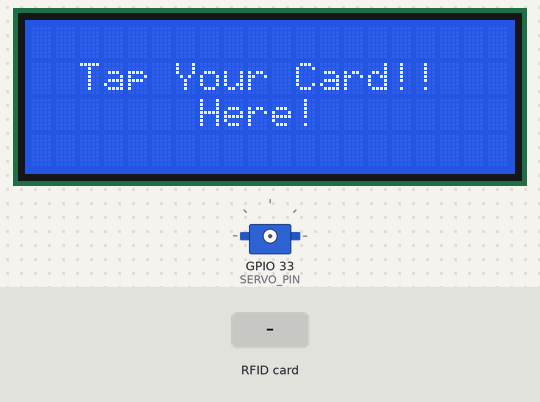
The sketch below on a simulated ESP32. On the bench: 20×4 character LCD, servo. Wiring (inferred from the names in the program): servo: signal GPIO 33. Inputs (shaded band) come from the test bench. Servo pulses on a pin are drawn as a servo (544–2400 µs = 0–180°); what the sketch prints to the serial monitor is not drawn.

Above: at 1.7 s.
1.8 s: RFID card 5E 7A 19 C4 held to the reader
At 3.0 s:
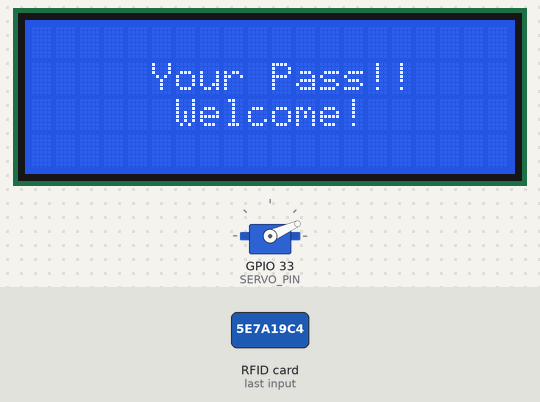
4.7 s: RFID card 5E 7A 19 C4 held to the reader
At 6.2 s:
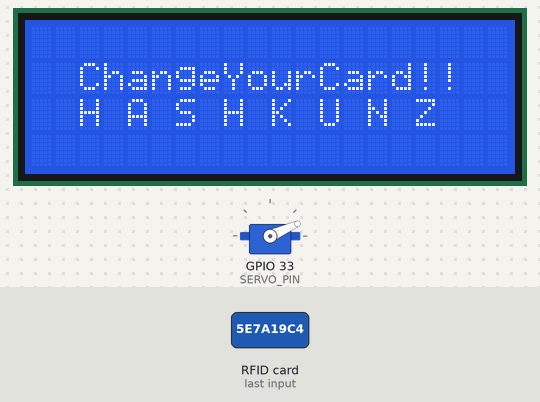
Timing chart, 0 to 7.7 s (numbered marks = the images above; inputs shaded):
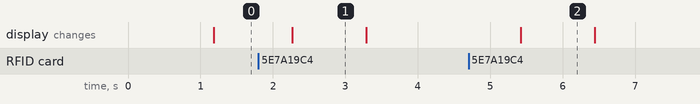

Measured:
- after the input at 1.8 s, the display: changes after 0.47 s (image 1)
- after the input at 4.7 s, the display: changes after 0.72 s (image 2)
- what the display in image 1 shows lasts 1.0 s, from 2.3 s to 3.3 s

The sketch:

RFID_LAB.ino
```cpp
#include <SPI.h>
#include <MFRC522.h>
#include <Wire.h>
#include <LiquidCrystal_I2C.h>

#define SS_PIN 5
#define RST_PIN 34
#define SERVO_PIN 33

MFRC522 rfid(SS_PIN, RST_PIN); // Instance of the class
MFRC522::MIFARE_Key key;
LiquidCrystal_I2C lcd(0x27, 20, 4);
byte nuidPICC[4]; // Init array that will store new NUID

void setup() {
  lcd.begin();
  Serial.begin(115200);
  pinMode(SERVO_PIN, OUTPUT);
  SPI.begin(); // Init SPI bus
  rfid.PCD_Init(); // Init MFRC522
  // myservo.write(0);

  for (byte i = 0; i < 6; i++) {
    key.keyByte[i] = 0xFF;
  }

  Serial.println(F("This code scan the MIFARE Classsic NUID."));
  Serial.print(F("Using the following key:"));
  printHex(key.keyByte, MFRC522::MF_KEY_SIZE);

  // Turn on the blacklight and print a message.
  lcd.backlight();
  lcd.setCursor(5, 0);
  lcd.print("Welcome To");
  lcd.setCursor(6, 1);
  lcd.print("Hashkunz");
  lcd.setCursor(3, 2);
  lcd.print("www.hashkun.com");
  lcd.setCursor(3, 3);
  lcd.print("H A S H K U N Z");
}

void loop() {
  delay(1000);
  Serial.println("Tap Card!!");
  lcd.clear();
  lcd.setCursor(2, 1); // ไปที่ตัวอักษรที่ 6 แถวที่ 2
  lcd.print("Tap Your Card!!");
  lcd.setCursor(7, 2); // ไปที่ตัวอักษรที่ 0 แถวที่ 1
  lcd.print("Here!");

  // Reset the loop if no new card present on the sensor/reader. This saves the entire process when idle.
  if ( ! rfid.PICC_IsNewCardPresent())
    return;

  // Verify if the NUID has been readed
  if ( ! rfid.PICC_ReadCardSerial())
    return;

  Serial.print(F("PICC type: "));
  MFRC522::PICC_Type piccType = rfid.PICC_GetType(rfid.uid.sak);
  Serial.println(rfid.PICC_GetTypeName(piccType));

  // Check is the PICC of Classic MIFARE type
  if (piccType != MFRC522::PICC_TYPE_MIFARE_MINI &&
    piccType != MFRC522::PICC_TYPE_MIFARE_1K &&
    piccType != MFRC522::PICC_TYPE_MIFARE_4K) {
    Serial.println(F("Your tag is not of type MIFARE Classic."));
    return;
  }

if (rfid.uid.uidByte[0] != nuidPICC[0] ||
    rfid.uid.uidByte[1] != nuidPICC[1] ||
    rfid.uid.uidByte[2] != nuidPICC[2] ||
    rfid.uid.uidByte[3] != nuidPICC[3] ) {
    Serial.println(F("A new card has been detected."));

    // Store NUID into nuidPICC array
    for (byte i = 0; i < 4; i++) {
      nuidPICC[i] = rfid.uid.uidByte[i];
    }

    Serial.println(F("The NUID tag is:"));
    Serial.print(F("In hex: "));
    printHex(rfid.uid.uidByte, rfid.uid.size);
    Serial.println();
    Serial.print(F("In dec: "));
    printDec(rfid.uid.uidByte, rfid.uid.size);
    Serial.println();
    lcd.clear();
    lcd.setCursor(5, 1);
    lcd.print("Your Pass!!");
    lcd.setCursor(6, 2);
    lcd.print("Welcome!");

    Serial.println("-------------- servo working --------------");
    digitalWrite(SERVO_PIN, HIGH); // เปิดขาของ Servo
    delayMicroseconds(785);
    digitalWrite(SERVO_PIN, LOW); // ปิดขาของ Servo
    delayMicroseconds(1950);
    Serial.println("------------ servo stop working ------------");
  }

  else {
    Serial.println(F("Card read previously."));
    lcd.clear();
    lcd.setCursor(2, 1); // ไปที่ตัวอักษรที่ 6 แถวที่ 2
    lcd.print("ChangeYourCard!!");
    lcd.setCursor(2, 2); // ไปที่ตัวอักษรที่ 0 แถวที่ 1
    lcd.print("H A S H K U N Z");
    }

  // Halt PICC
  rfid.PICC_HaltA();

  // Stop encryption on PCD
  rfid.PCD_StopCrypto1();
}


/**
 * Helper routine to dump a byte array as hex values to Serial.
 */
void printHex(byte *buffer, byte bufferSize) {
  for (byte i = 0; i < bufferSize; i++) {
    Serial.print(buffer[i] < 0x10 ? " 0" : " ");
    Serial.print(buffer[i], HEX);
  }
}

/**
 * Helper routine to dump a byte array as dec values to Serial.
 */
void printDec(byte *buffer, byte bufferSize) {
  for (byte i = 0; i < bufferSize; i++) {
    Serial.print(buffer[i] < 0x10 ? " 0" : " ");
    Serial.print(buffer[i], DEC);
  }
}
```
